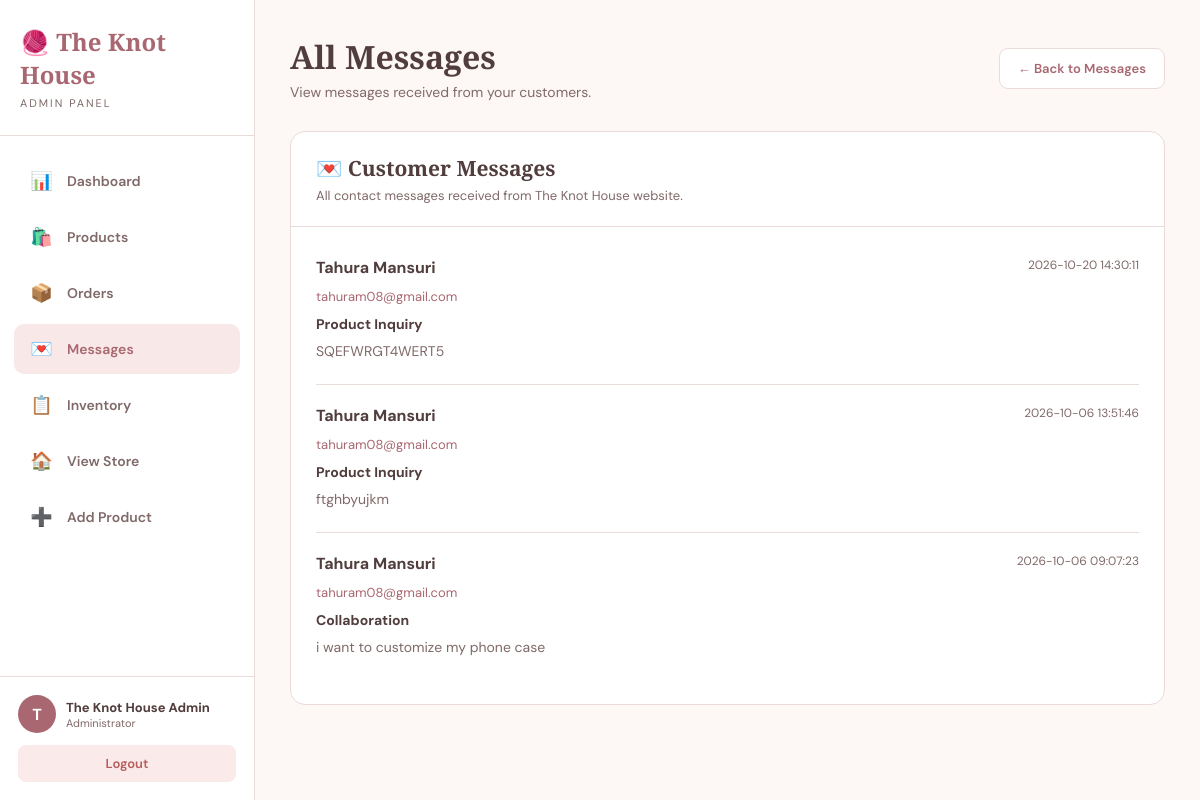
/admin/messages.php (signed in), run on the app's committed database.
### tables this page shows
CREATE TABLE `contact_messages` (
  `id` int(11) NOT NULL,
  `name` varchar(100) NOT NULL,
  `email` varchar(150) NOT NULL,
  `phone` varchar(30) DEFAULT NULL,
  `subject` varchar(100) NOT NULL,
  `message` text NOT NULL,
  `admin_reply` text DEFAULT NULL,
  `status` enum('unread','read','replied') DEFAULT 'unread',
  `replied_at` datetime DEFAULT NULL,
  `created_at` timestamp NOT NULL DEFAULT current_timestamp()
);

### admin/messages.php (the view, shortened to what this page needs)
<?php
$host = "localhost";
$username = "root";
$password = "";
$database = "knot_house";
$conn = new mysqli($host, $username, $password, $database);
$conn->set_charset("utf8mb4");
$adminName = $_SESSION["admin_name"] ?? "Admin";
$adminInitial = strtoupper(substr(trim($adminName), 0, 1));
$messages = [];
$result = $conn->query("SELECT * FROM contact_messages ORDER BY id DESC");
if ($result) {
    while ($row = $result->fetch_assoc()) {
        $messages[] = $row;
    }
}
?>
<!DOCTYPE html>
<html lang="en">
<head>
</head>
<body>
<aside class="sidebar">
    <div class="brand">
        <h1>🧶 The Knot House</h1>
        <p>ADMIN PANEL</p>
    </div>
    <nav class="sidebar-nav">
        <a href="dashboard.php" class="nav-link">
            <span class="nav-icon">📊</span>
            Dashboard
        </a>
        <a href="products.php" class="nav-link">
            <span class="nav-icon">🛍️</span>
            Products
        </a>
        <a href="orders.php" class="nav-link">
            <span class="nav-icon">📦</span>
            Orders
        </a>
        <a href="message.php" class="nav-link active">
            <span class="nav-icon">💌</span>
            Messages
        </a>
        <a href="products.php" class="nav-link">
            <span class="nav-icon">📋</span>
            Inventory
        </a>
        <a href="../index.html" class="nav-link">
            <span class="nav-icon">🏠</span>
            View Store
        </a>
        <a href="add-product.php" class="nav-link">
            <span class="nav-icon">➕</span>
            Add Product
        </a>
    </nav>
    <div class="admin-box">
        <div class="admin-info">
            <div class="admin-avatar">
                <?php echo htmlspecialchars($adminInitial); ?>
            </div>
            <div>
                <div class="admin-name">
                    <?php echo htmlspecialchars($adminName); ?>
                </div>
                <div class="admin-role">
                    Administrator
                </div>
            </div>
        </div>
        <a href="logout.php" class="logout-btn">
            Logout
        </a>
    </div>
</aside>
<main class="main">
    <div class="top-bar">
        <div class="page-title">
            <h2>All Messages</h2>
            <p>
                View messages received from your customers.
            </p>
        </div>
        <a href="message.php" class="back-btn">
            ← Back to Messages
        </a>
    </div>
    <div class="messages-card">
        <div class="card-header">
            <h3>💌 Customer Messages</h3>
            <p>
                All contact messages received from The Knot House website.
            </p>
        </div>
        <div class="message-list">
            <?php if (count($messages) > 0): ?>
                <?php foreach ($messages as $message): ?>
                    <div class="message-item">
                        <div class="message-top">
                            <div class="customer-name">
                                <?php
                                echo htmlspecialchars(
                                    $message["name"] ??
                                    $message["customer_name"] ??
                                    "Customer"
                                );
                                ?>
                            </div>
                            <div class="message-date">
                                <?php
                                echo htmlspecialchars(
                                    $message["created_at"] ??
                                    $message["date"] ??
                                    ""
                                );
                                ?>
                            </div>
                        </div>
                        <div class="customer-email">
                            <?php
                            echo htmlspecialchars(
                                $message["email"] ??
                                $message["customer_email"] ??
                                ""
                            );
                            ?>
                        </div>
                        <div class="message-subject">
                            <?php
                            echo htmlspecialchars(
                                $message["subject"] ??
                                "Customer Message"
                            );
                            ?>
                        </div>
                        <div class="message-text">
                            <?php
                            echo nl2br(
                                htmlspecialchars(
                                    $message["message"] ??
                                    $message["content"] ??
                                    ""
                                )
                            );
                            ?>
                        </div>
                    </div>
                <?php endforeach; ?>
            <?php endif; ?>
        </div>
    </div>
</main>
</body>
</html>

### admin/messages.php (style rules this page uses)
* { margin: 0; padding: 0; box-sizing: border-box; }
:root { --pink: #a96771; --dark-pink: #8d555e; --light-pink: #f8e8e7; --soft-pink: #f3d8d9; --cream: #fffaf7; --white: #ffffff; --brown: #513d3d; --brown-light: #806969; --border: #eadbd8; --green: #4d9569; --green-light: #e8f5ed; --red: #b85c5c; --red-light: #fbeaea; --sidebar-width: 255px; }
body { font-family: "DM Sans", sans-serif; background: #fdf7f5; color: var(--brown); min-height: 100vh; }
.sidebar { position: fixed; left: 0; top: 0; width: var(--sidebar-width); height: 100vh; background: var(--white); border-right: 1px solid var(--border); display: flex; flex-direction: column; z-index: 1000; }
.brand { padding: 25px 20px; border-bottom: 1px solid var(--border); }
.brand h1 { font-family: "Playfair Display", serif; font-size: 24px; color: var(--pink); margin-bottom: 5px; }
.brand p { font-size: 11px; letter-spacing: 2px; color: var(--brown-light); }
.sidebar-nav { padding: 20px 14px; flex: 1; }
.nav-link { display: flex; align-items: center; gap: 13px; padding: 13px 15px; margin-bottom: 6px; text-decoration: none; color: var(--brown-light); border-radius: 10px; font-size: 14px; font-weight: 600; transition: 0.2s; }
.nav-link.active { background: var(--light-pink); color: var(--pink); }
.nav-icon { width: 25px; text-align: center; font-size: 18px; }
.admin-box { padding: 18px; border-top: 1px solid var(--border); }
.admin-info { display: flex; align-items: center; gap: 10px; margin-bottom: 12px; }
.admin-avatar { width: 38px; height: 38px; border-radius: 50%; background: var(--pink); color: white; display: flex; align-items: center; justify-content: center; font-weight: 700; }
.admin-name { font-size: 13px; font-weight: 700; color: var(--brown); }
.admin-role { font-size: 11px; color: var(--brown-light); }
.logout-btn { display: block; width: 100%; padding: 10px; border-radius: 8px; text-align: center; text-decoration: none; background: var(--red-light); color: var(--red); font-size: 13px; font-weight: 600; }
.main { margin-left: var(--sidebar-width); min-height: 100vh; padding: 35px; }
.top-bar { display: flex; justify-content: space-between; align-items: center; margin-bottom: 30px; }
.page-title h2 { font-family: "Playfair Display", serif; font-size: 32px; color: var(--brown); margin-bottom: 5px; }
.page-title p { color: var(--brown-light); font-size: 14px; }
.back-btn { display: inline-block; text-decoration: none; padding: 11px 18px; background: var(--white); color: var(--pink); border: 1px solid var(--border); border-radius: 9px; font-size: 13px; font-weight: 600; }
.messages-card { background: var(--white); border: 1px solid var(--border); border-radius: 15px; overflow: hidden; }
.card-header { padding: 22px 25px; border-bottom: 1px solid var(--border); }
.card-header h3 { font-family: "Playfair Display", serif; font-size: 21px; color: var(--brown); margin-bottom: 5px; }
.card-header p { color: var(--brown-light); font-size: 13px; }
.message-list { padding: 10px 25px 25px; }
.message-item { padding: 20px 0; border-bottom: 1px solid var(--border); }
.message-item:last-child { border-bottom: none; }
.message-top { display: flex; justify-content: space-between; gap: 20px; margin-bottom: 10px; }
.customer-name { font-size: 16px; font-weight: 700; color: var(--brown); }
.message-date { font-size: 12px; color: var(--brown-light); white-space: nowrap; }
.customer-email { font-size: 13px; color: var(--pink); margin-bottom: 10px; }
.message-subject { font-size: 14px; font-weight: 700; color: var(--brown); margin-bottom: 7px; }
.message-text { font-size: 14px; line-height: 1.7; color: var(--brown-light); }

### data on the page
contact_messages: name "Tahura Mansuri", created_at "2026-10-20 14:30:11", email "tahuram08@gmail.com", subject "Product Inquiry", message "SQEFWRGT4WERT5"
contact_messages: name "Tahura Mansuri", created_at "2026-10-06 13:51:46", email "tahuram08@gmail.com", subject "Product Inquiry", message "ftghbyujkm"
contact_messages: name "Tahura Mansuri", created_at "2026-10-06 09:07:23", email "tahuram08@gmail.com", subject "Collaboration", message "i want to customize my phone case"

### other printed values
$adminInitial "T"
$adminName "The Knot House Admin"
